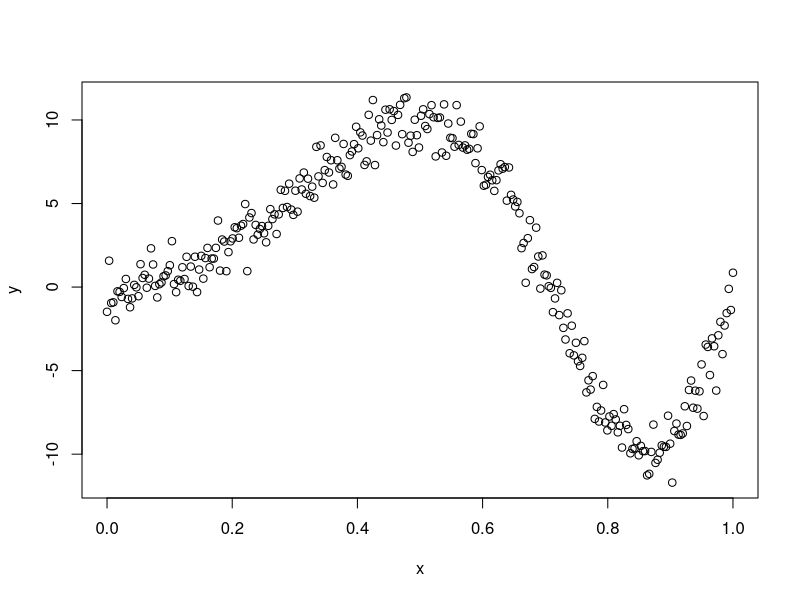
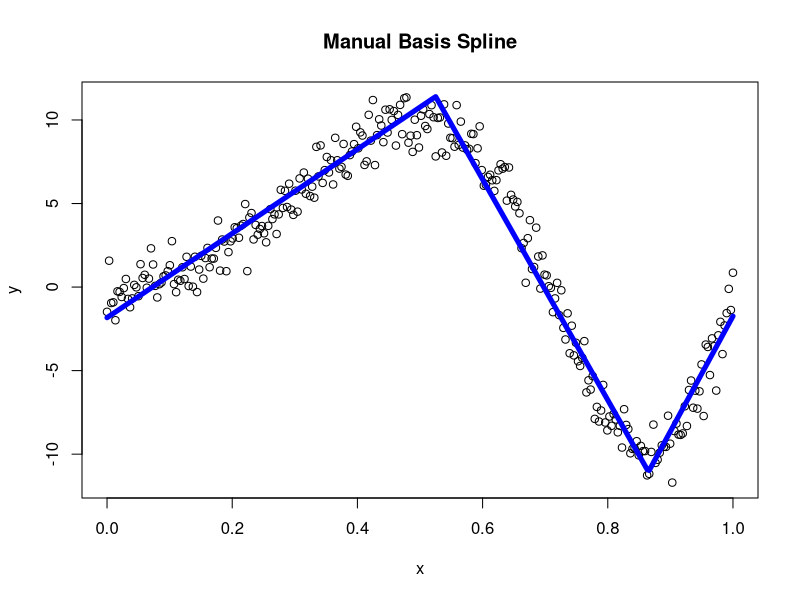
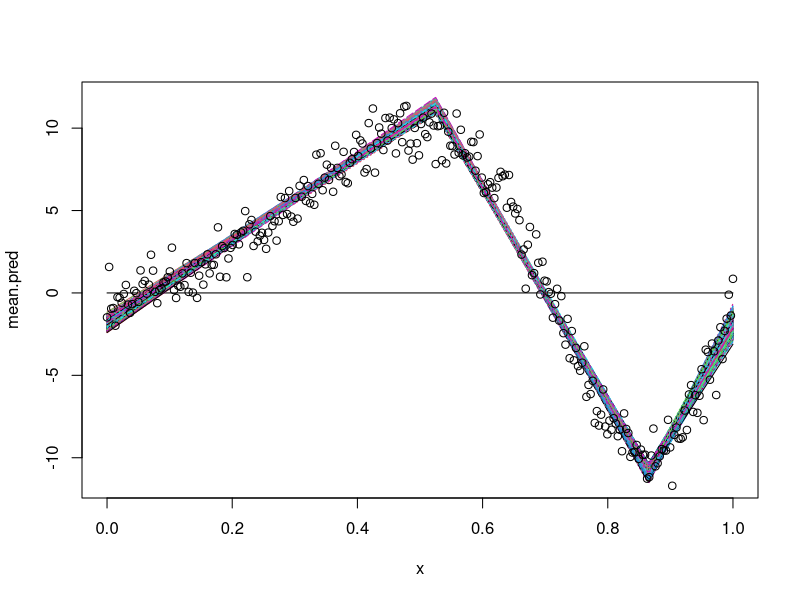
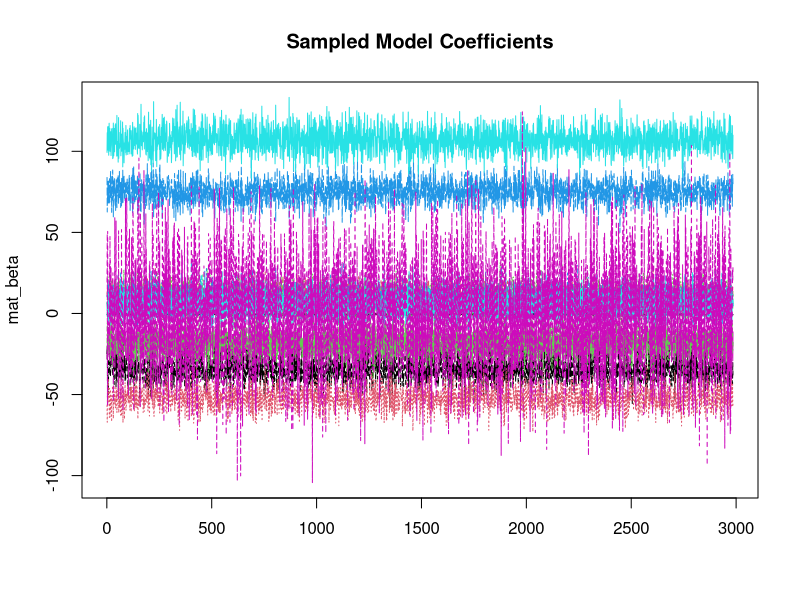
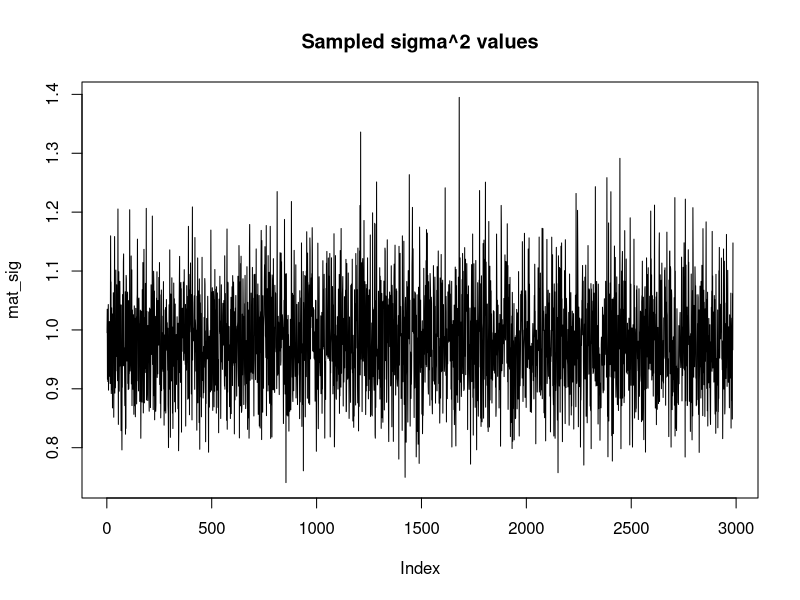

Generate these figures, in order, with R:
## ---- chunk 1
knitr::opts_chunk$set(echo = TRUE)
## ---- chunk 2
set.seed(12)
n<-300
x<-seq(0,1,length.out=n)
y<-sin(2*pi*x^2)*10+rnorm(n)
plot(x,y)
## ---- chunk 3
generate_spline <- function(tvec, y, x, nknot = length(tvec)) {
  s <- sample(c(1), nknot, replace = TRUE)
  Bmat <- matrix(NA, nknot, length(x))
  hs <- Bmat
  
  for(i in 1:nknot) {
    for(j in 1:length(x)) {
      Bmat[i,j] <- max(s[i] * (x[j] - tvec[i]), 0)
    } #creating basis functions
  }
  
  mBmat <- t(Bmat)
  mod <- lm(y ~ mBmat) #use gibbs to sample coefs in bayes
  pred <- predict(mod)
  
  sq <- x
  for(ii in 1:nknot) {
    if(s[i] == 1) {
      hs[ii,] <- sq - tvec[ii]
      hs[ii,][sq < tvec[ii]] <- 0
    }
    else {
      hs[ii,] <- -1*(sq - tvec[ii])
      hs[ii,][sq < tvec[ii]] <- 0
    }
  } #setting x values
  
  plot(x,y, main = "Manual Basis Spline")
  lines(x, pred, type = "l", lwd = 5, col="blue1")
  summary(mod)
}

## ---- chunk 4
tv <- c(0, 0.525, 0.865) #vector of t-values
generate_spline(tv, y = y, x = x)
## ---- chunk 5
library(mvtnorm)

bayes_spline <- function(tvec, y, x, nknot = length(tvec)) {
  s <- sample(c(1), nknot, replace = TRUE)
  Bmat <- matrix(NA, nknot, length(x))
  hs <- Bmat
  
  for(i in 1:nknot) {
    for(j in 1:length(x)) {
      Bmat[i,j] <- max(s[i] * (x[j] - tvec[i]), 0)
    } #creating basis
  } #X Matrix
  
  X <- t(Bmat)
  X <- cbind(1, X)
  
  p_sig <- function(a = 0, b = 0, n = nrow(X), beta) {
    a_term <- a + (n/2)
    b_term <- 0.5 * (2*b + (t(y - (X %*% beta)) %*% (y - (X %*% beta)))) #y, X defined above
    1 / rgamma(1, shape = a_term, rate = b_term)
  }
  
  p_beta <- function(sig_sq, tau_sq = 1000, p = ncol(X)-1) {
    sig <- solve( (1/sig_sq) * (t(X) %*% X) + (1/tau_sq) * diag(p+1) )
    mu <- (1/sig_sq) * sig %*% t(X) %*% y
    rmvnorm(1, mean = mu, sigma = sig)
  }
  
  gibbs <- function(its) {
    mat_beta <- matrix(NA, its, ncol(X))
    mat_sig <- rep(NA, its)
    mat_sig[1] <- 0.01
    mat_beta[1,] <- rep(0, ncol(X))
    for(it in 2:its) {
      mat_beta[it,] <- p_beta(sig_sq = mat_sig[it-1])
      mat_sig[it] <- p_sig(beta = mat_beta[it,])
    }
    list(mat_beta, mat_sig)
  }

  its <- 3000
  a <- gibbs(its = its)
  mat_beta <- a[[1]] #beta values
  mat_sig <- a[[2]] #sig^2 values  
  
  list(mat_beta, mat_sig, X)
}

bayesian <- bayes_spline(c(0, 0.525, 0.865), y = y, x = x)
mat_beta <- bayesian[[1]]
mat_sig <- bayesian[[2]]
X <- bayesian[[3]]
burn <- 1:15
colMeans(mat_beta[-burn,]) #target: -1.83, 25.19, -91.23, 135.03
mean(mat_sig[-burn]) #target: 1.46
## ---- chunk 6
mean.pred <- X %*% t(mat_beta)
matplot(x, mean.pred, type = "l")
points(x,y)
## ---- chunk 7
# pred <- t(mean.pred) + rnorm(300*2985,sd=sqrt(mat_sig)) #mean: X %*% beta
# hist(X[100,] %*% t(mat_beta) + rnorm(2985,sd=sqrt(mat_sig))) #prediction
# matplot(x,t(pred), type='l', col='lightgrey')
# matplot(x,mean.pred, type='l', col='green', add=T)
# points(x,y)
## ---- chunk 8
library(mvtnorm)

mcmc_spline <- function(nknot = 5) {
  
  p_t <- function(sig_sq, beta) {
    (-1/(2*sig_sq)) * t(y - (X %*% beta)) %*% (y - (X %*% beta))
  }
  
  p_sig <- function(a = 0, b = 0, n = nrow(X), beta) {
    a_term <- a + (n/2)
    b_term <- 0.5 * (2*b + (t(y - (X %*% beta)) %*% (y - (X %*% beta)))) #y, X defined above
    1 / rgamma(1, shape = a_term, rate = b_term)
  }
  
  p_beta <- function(sig_sq, tau_sq = 1000, p = ncol(X)-1) {
    sig <- solve( (1/sig_sq) * (t(X) %*% X) + (1/tau_sq) * diag(p+1) )
    mu <- (1/sig_sq) * sig %*% t(X) %*% y
    rmvnorm(1, mean = mu, sigma = sig)
  }
  
  met_gibbs <- function(its) {
    
    mat_t <- matrix(NA, its, nknot)
    mat_beta <- matrix(NA, its, ncol(X))
    mat_sig <- rep(NA, its, )
    
    mat_t[1,] <- rep(0, nknot)
    mat_sig[1] <- 0.01
    mat_beta[1,] <- rep(0, ncol(X))
    Bmat <- matrix(NA, nknot, length(x))
    
    ar <- 0
    for(it in 2:its) {
      propose_t <- function(x, prev, curr) {
        log(dunif(x, min = prev, max = curr))
      }
    
      candidate_t <- runif(5, mat_t[its-1,]-1, mat_t[its-1,]+1)
      
      ### CREATE BASIS FUNCTIONS FROM THIS t-vector  ###
      
      s <- sample(c(1), nknot, replace = TRUE)
      
      for(i in 1:nknot) {
        for(j in 1:length(x)) {
          Bmat[i,j] <- max(s[i] * (x[j] - tvec[i]), 0)
        } #creating basis
      } #X Matrix
      
      X <- t(Bmat)
      X <- cbind(1, X)
      
      
      
      mat_beta[it,] <- p_beta(sig_sq = mat_sig[it-1])
      mat_sig[it] <- p_sig(beta = mat_beta[it,])
    }
    list(mat_beta, mat_sig)
  }

  its <- 3000
  a <- met_gibbs(its = its)
  mat_beta <- a[[1]] #beta values
  mat_sig <- a[[2]] #sig^2 values  
  
  list(mat_beta, mat_sig, X)
}

burn <- 1:15
bayesian <- bayes_spline(seq(0,1,by=.1), y = y, x = x)

mat_beta <- bayesian[[1]][-burn,]
mat_sig <- bayesian[[2]][-burn]
X <- bayesian[[3]]

colMeans(mat_beta) #target: -1.83, 25.19, -91.23, 135.03
mean(mat_sig) #target: 1.46
matplot(mat_beta, type = "l", main = "Sampled Model Coefficients")
plot(mat_sig, type = "l", main = "Sampled sigma^2 values")
